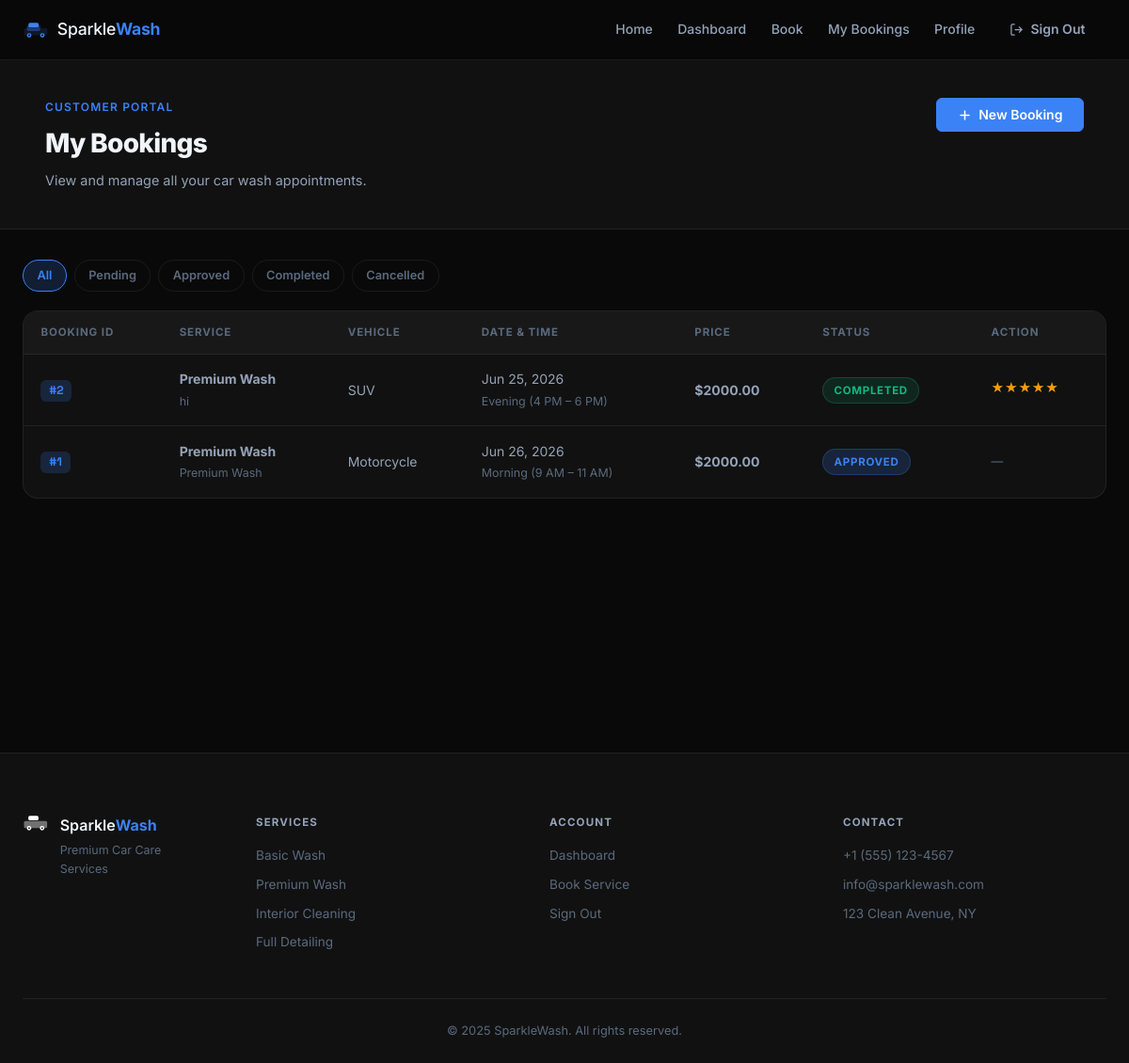
/history/ (signed in), run on an earlier commit of the app's database.
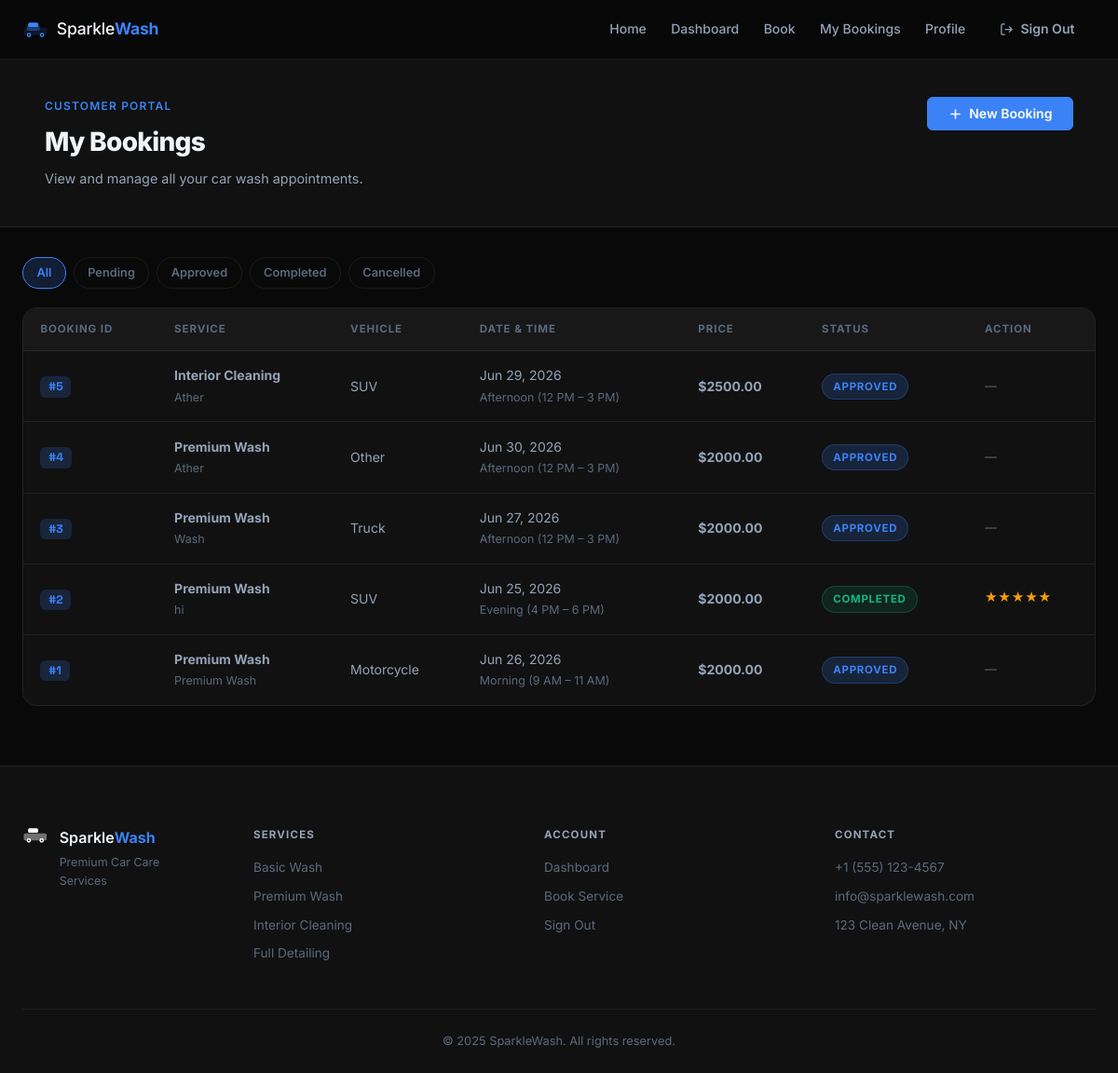
And on a later commit of the database.
### wash/models.py (models this page shows, shortened)
class Booking(models.Model):
    STATUS_CHOICES = [
        ('pending', 'Pending'),
        ('approved', 'Approved'),
        ('completed', 'Completed'),
        ('cancelled', 'Cancelled'),
    ]
    VEHICLE_TYPES = [
        ('sedan', 'Sedan'),
        ('suv', 'SUV'),
        ('truck', 'Truck'),
        ('van', 'Van'),
        ('motorcycle', 'Motorcycle'),
        ('other', 'Other'),
    ]
    TIME_SLOTS = [
        ('morning', 'Morning (9 AM – 11 AM)'),
        ('afternoon', 'Afternoon (12 PM – 3 PM)'),
        ('evening', 'Evening (4 PM – 6 PM)'),
    ]
    customer = models.ForeignKey(User, on_delete=models.CASCADE, related_name='bookings')
    service_package = models.ForeignKey(ServicePackage, on_delete=models.PROTECT)
    vehicle_type = models.CharField(max_length=20, choices=VEHICLE_TYPES)
    appointment_date = models.DateField()
    appointment_time = models.CharField(max_length=20, choices=TIME_SLOTS, default='morning')
    notes = models.TextField(blank=True)
    status = models.CharField(max_length=20, choices=STATUS_CHOICES, default='pending')
    created_at = models.DateTimeField(auto_now_add=True)
    class Meta:
        ordering = ['-created_at']

class ServicePackage(models.Model):
    name = models.CharField(max_length=100)
    description = models.TextField()
    price = models.DecimalField(max_digits=8, decimal_places=2)

### wash/views.py (the view)
# urls.py: path('history/', views.booking_history, name='booking_history'),
@login_required
def booking_history(request):
    status_filter = request.GET.get('status', '')
    qs = request.user.bookings.select_related('service_package')
    if status_filter:
        qs = qs.filter(status=status_filter)
    return render(request, 'wash/booking_history.html', {
        'bookings': qs,
        'status_filter': status_filter,
        'status_choices': Booking.STATUS_CHOICES,
    })

### templates/wash/booking_history.html (shortened to what this page needs)
{% extends 'base.html' %}
{% block content %}
<div class="page-wrap">
  <div class="page-header">
    <div class="container">
      <div class="page-header-inner">
        <div>
          <p class="page-eyebrow">Customer Portal</p>
          <h1 class="page-title">My Bookings</h1>
          <p class="page-sub">View and manage all your car wash appointments.</p>
        </div>
        <a href="{% url 'book_service' %}" class="btn btn-primary">
          <svg viewBox="0 0 20 20" fill="none" stroke="currentColor" stroke-width="2" width="15"><path d="M10 4v12M4 10h12" stroke-linecap="round"/></svg>
          New Booking
        </a>
      </div>
    </div>
  </div>
  <div class="container" style="padding-top:2rem;padding-bottom:4rem">
    <div class="filter-bar">
      <a href="{% url 'booking_history' %}" class="filter-chip {% if not status_filter %}fc-active{% endif %}">All</a>
      {% for val, label in status_choices %}
      <a href="?status={{ val }}" class="filter-chip fc-{{ val }} {% if status_filter == val %}fc-active{% endif %}">{{ label }}</a>
      {% endfor %}
    </div>
    {% if bookings %}
    <div class="history-table-wrap">
      <div class="table-scroll">
        <table class="data-table">
          <thead>
            <tr>
              <th>Booking ID</th>
              <th>Service</th>
              <th>Vehicle</th>
              <th>Date & Time</th>
              <th>Price</th>
              <th>Status</th>
              <th>Action</th>
            </tr>
          </thead>
          <tbody>
            {% for b in bookings %}
            <tr>
              <td><span class="booking-ref">#{{ b.pk }}</span></td>
              <td>
                <strong>{{ b.service_package.name }}</strong>
                {% if b.notes %}<br><span class="table-note">{{ b.notes|truncatechars:36 }}</span>{% endif %}
              </td>
              <td>{{ b.get_vehicle_type_display }}</td>
              <td>
                {{ b.appointment_date|date:"M d, Y" }}
                <br><span class="table-note">{{ b.get_appointment_time_display }}</span>
              </td>
              <td class="price-cell">${{ b.service_package.price }}</td>
              <td><span class="status-pill sp-{{ b.status }}">{{ b.get_status_display }}</span></td>
              <td>
                <div class="action-row">
                  {% if b.status == 'pending' %}
                  <form method="post" action="{% url 'cancel_booking' b.pk %}" onsubmit="return confirm('Cancel this booking?')">
                    {% csrf_token %}
                    <button type="submit" class="btn-danger-sm">Cancel</button>
                  </form>
                  {% elif b.status == 'completed' %}
                    {% if b.review %}
                    <span class="review-stars" title="{{ b.review.rating }}/5">
                      {% for i in "12345" %}{% if forloop.counter <= b.review.rating %}★{% else %}☆{% endif %}{% endfor %}
                    </span>
                    {% else %}
                    <a href="{% url 'submit_review' b.pk %}" class="table-action-btn">Leave Review</a>
                    {% endif %}
                  {% else %}
                  <span class="no-action">—</span>
                  {% endif %}
                </div>
              </td>
            </tr>
            {% endfor %}
          </tbody>
        </table>
      </div>
    </div>
    {% endif %}
  </div>
</div>
{% endblock %}

### templates/base.html (shortened to what this page needs)
{% load static %}
<!DOCTYPE html>
<html lang="en">
<head>
  <link rel="stylesheet" href="{% static 'css/style.css' %}">
</head>
<body class="{% block body_class %}{% endblock %}">
  <nav class="navbar" id="navbar">
    <div class="nav-inner">
      <a href="{% url 'home' %}" class="nav-logo">
        <span>Sparkle<strong>Wash</strong></span>
      </a>
      <ul class="nav-links" id="navLinks">
        <li><a href="{% url 'home' %}" class="nav-link">Home</a></li>
        {% if user.is_authenticated %}
          {% if user.is_staff or user.is_superuser %}
            <li><a href="{% url 'admin_dashboard' %}" class="nav-link">Dashboard</a></li>
            <li><a href="{% url 'admin_bookings' %}" class="nav-link">Bookings</a></li>
            <li><a href="{% url 'admin_customers' %}" class="nav-link">Customers</a></li>
            <li><a href="{% url 'admin_packages' %}" class="nav-link">Packages</a></li>
          {% else %}
            <li><a href="{% url 'dashboard' %}" class="nav-link">Dashboard</a></li>
            <li><a href="{% url 'book_service' %}" class="nav-link">Book</a></li>
            <li><a href="{% url 'booking_history' %}" class="nav-link">My Bookings</a></li>
            <li><a href="{% url 'profile' %}" class="nav-link">Profile</a></li>
          {% endif %}
          <li>
            <a href="{% url 'logout' %}" class="btn btn-ghost-nav">
              <svg viewBox="0 0 24 24" fill="none" stroke="currentColor" stroke-width="2"><path d="M9 21H5a2 2 0 01-2-2V5a2 2 0 012-2h4M16 17l5-5-5-5M21 12H9"/></svg>
              Sign Out
            </a>
          </li>
        {% else %}
          <li><a href="{% url 'login' %}" class="nav-link">Login</a></li>
          <li><a href="{% url 'register' %}" class="btn btn-accent-nav">Get Started</a></li>
        {% endif %}
      </ul>
    </div>
  </nav>
  <main>{% block content %}{% endblock %}</main>
  <footer class="footer">
    <div class="footer-inner">
      <div class="footer-brand">
        <div>
          <p class="footer-logo">Sparkle<strong>Wash</strong></p>
          <p class="footer-sub">Premium Car Care Services</p>
        </div>
      </div>
      <div class="footer-grid">
        <div>
          <h4>Services</h4>
          <ul>
            <li><a href="{% url 'home' %}#services">Basic Wash</a></li>
            <li><a href="{% url 'home' %}#services">Premium Wash</a></li>
            <li><a href="{% url 'home' %}#services">Interior Cleaning</a></li>
            <li><a href="{% url 'home' %}#services">Full Detailing</a></li>
          </ul>
        </div>
        <div>
          <h4>Account</h4>
          <ul>
            {% if user.is_authenticated %}
              <li><a href="{% url 'dashboard' %}">Dashboard</a></li>
              <li><a href="{% url 'book_service' %}">Book Service</a></li>
              <li><a href="{% url 'logout' %}">Sign Out</a></li>
            {% else %}
              <li><a href="{% url 'register' %}">Register</a></li>
              <li><a href="{% url 'login' %}">Login</a></li>
            {% endif %}
          </ul>
        </div>
        <div>
          <h4>Contact</h4>
          <ul>
            <li>+1 (555) 123-4567</li>
            <li>info@sparklewash.com</li>
            <li>123 Clean Avenue, NY</li>
          </ul>
        </div>
      </div>
    </div>
    <div class="footer-bottom">
      <p>&copy; 2025 SparkleWash. All rights reserved.</p>
    </div>
  </footer>
</body>
</html>

What changed in the data, as far as the page shows it:
added Booking: pk "5", service_package.name "Interior Cleaning", notes "Ather", vehicle_type "SUV", appointment_date "Jun 29, 2026", appointment_time "Afternoon (12 PM – 3 PM)", service_package.price "2500.00", status "APPROVED"
added Booking: pk "4", service_package.name "Premium Wash", notes "Ather", vehicle_type "Other", appointment_date "Jun 30, 2026", appointment_time "Afternoon (12 PM – 3 PM)", service_package.price "2000.00", status "APPROVED"
added Booking: pk "3", service_package.name "Premium Wash", notes "Wash", vehicle_type "Truck", appointment_date "Jun 27, 2026", appointment_time "Afternoon (12 PM – 3 PM)", service_package.price "2000.00", status "APPROVED"
